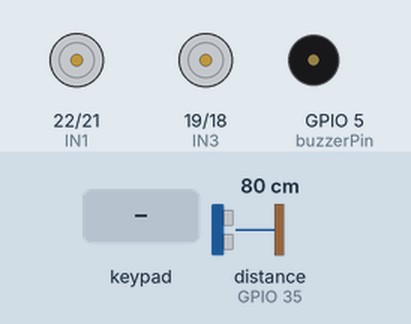
This sketch was run on a simulated ESP32. Shown: motor-driver pin pairs drawn as motors (green arrow = first pin HIGH = forward, orange = second pin HIGH = backward, longer = more drive, scaled by the enable pin), buzzer (waves = sounding). Wiring (inferred from the names in the program): ultrasonic range finder: trigger GPIO 32; echo GPIO 35. The test bench sets the inputs (shaded band); at power-on: distance to the obstacle (sensor on GPIO 35) 80 cm. The echo pulse lasts 58.3 µs per cm; nothing arrives over Bluetooth unless stated.

Above: at 1.2 s.
1.3 s: distance to the obstacle (sensor on GPIO 35) set to 17 cm
2.8 s: distance to the obstacle (sensor on GPIO 35) set to 14 cm
At 4.0 s:
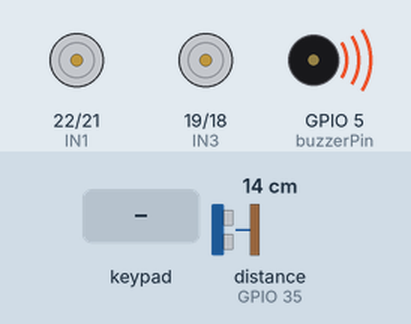
4.3 s: key 'U' pressed
At 4.53 s:
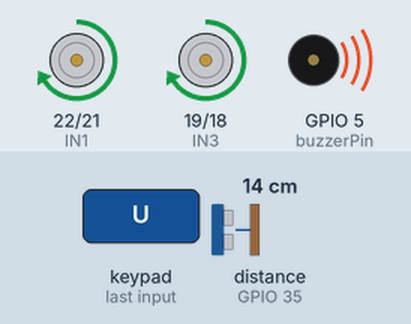
6.2 s: key 'D' pressed
At 6.43 s:
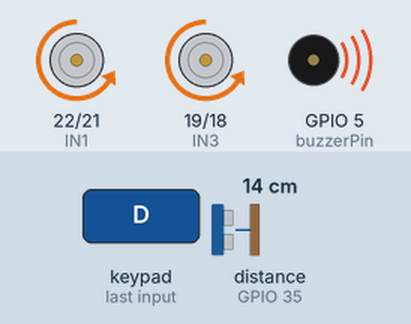
8.1 s: key 'L' pressed
At 8.32 s:
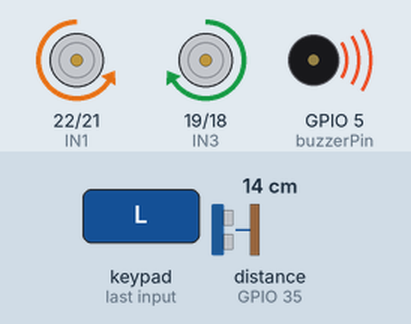
10.0 s: key 'R' pressed
At 10.23 s:
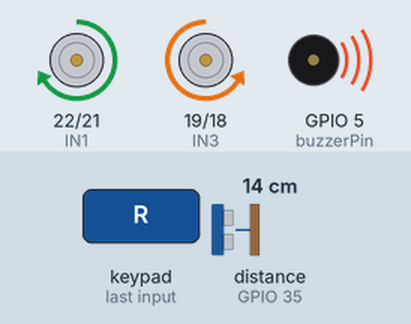
Timing chart, 0 to 12.9 s (numbered marks = the images above; inputs shaded):
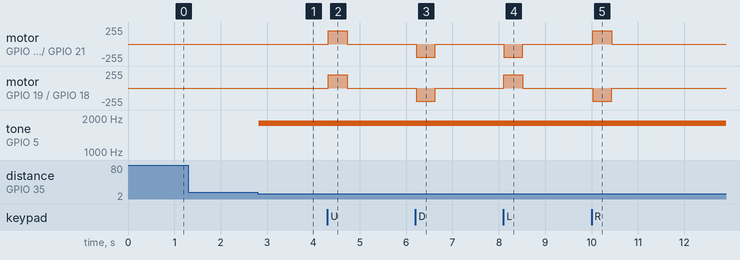

Measured:
- the behaviour switches between 16 and 15 cm on distance to the obstacle (sensor on GPIO 35) (found by bisection; images 0 and 1)
- after the input at 1.3 s, every drawn part: stays the same
- after the input at 2.8 s, tone on GPIO 5 (buzzerPin): silent → 1800 Hz at once
- after the input at 4.3 s, motor on GPIO 22 (IN1) / GPIO 21 (IN2), motor on GPIO 19 (IN3) / GPIO 18 (IN4): stopped → forward 199/255 at once, → stopped 0.41 s later
- after the input at 6.2 s, motor on GPIO 22 (IN1) / GPIO 21 (IN2), motor on GPIO 19 (IN3) / GPIO 18 (IN4): stopped → backward 199/255 at once, → stopped 0.41 s later
- after the input at 8.1 s, motor on GPIO 22 (IN1) / GPIO 21 (IN2): stopped → backward 199/255 at once, → stopped 0.41 s later; motor on GPIO 19 (IN3) / GPIO 18 (IN4): stopped → forward 199/255 at once, → stopped 0.41 s later
- after the input at 10.0 s, motor on GPIO 22 (IN1) / GPIO 21 (IN2): stopped → forward 199/255 at once, → stopped 0.41 s later; motor on GPIO 19 (IN3) / GPIO 18 (IN4): stopped → backward 199/255 at once, → stopped 0.41 s later

The sketch:

prototank-arduino.ino
```cpp
// ===================== LIBRERÍAS =====================
#include <BluetoothSerial.h>
#include <DabbleESP32.h>

// Nombre del dispositivo Bluetooth
BluetoothSerial SerialBT;

// ===================== PINES =====================
// Motores L298N
const int IN1 = 22;
const int IN2 = 21;
const int IN3 = 19;
const int IN4 = 18;
const int ENA = 23;
const int ENB = 17;

// PWM motores
const int pwmFreq = 2000;
const int pwmResolution = 8;
const int pwmChannelA = 0;
const int pwmChannelB = 1;
int baseSpeed = 200;

// Ultrasonido
const int trigPin = 32;
const int echoPin = 35;

// Buzzer (usaremos PWM)
const int buzzerPin = 5;
const int buzzerChannel = 2;


// ===================== SETUP =====================
void setup() {
  Serial.begin(115200);

  SerialBT.enableSSP();
  SerialBT.begin("ProtoTank");

  Dabble.begin("ProtoTank");

  // Motores
  pinMode(IN1, OUTPUT);
  pinMode(IN2, OUTPUT);
  pinMode(IN3, OUTPUT);
  pinMode(IN4, OUTPUT);

  ledcSetup(pwmChannelA, pwmFreq, pwmResolution);
  ledcSetup(pwmChannelB, pwmFreq, pwmResolution);
  ledcAttachPin(ENA, pwmChannelA);
  ledcAttachPin(ENB, pwmChannelB);

  // Ultrasonido
  pinMode(trigPin, OUTPUT);
  pinMode(echoPin, INPUT);

  // Buzzer PWM
  ledcSetup(buzzerChannel, 2000, 8);
  ledcAttachPin(buzzerPin, buzzerChannel);

  stopMotors();
}


// ===================== LOOP =====================
void loop() {
  Dabble.processInput();

  long dist = getDistanceCM();

  //  Alarma automática
  if (dist > 0 && dist < 15) {
    stopMotors();
    ledcWriteTone(buzzerChannel, 1800);  // beep
  }
  else {
    ledcWriteTone(buzzerChannel, 0);     // apaga buzzer
  }

  readGamepad();
  delay(20);
}


// ===================== GAMEPAD =====================
void readGamepad() {

  // Movimiento básico
  if (GamePad.isUpPressed()) moveForward();
  else if (GamePad.isDownPressed()) moveBackward();
  else if (GamePad.isLeftPressed()) turnLeft();
  else if (GamePad.isRightPressed()) turnRight();
  else stopMotors();

  // Ajustar velocidad
  if (GamePad.isSquarePressed()) baseSpeed = constrain(baseSpeed + 20, 0, 255);
  if (GamePad.isCirclePressed()) baseSpeed = constrain(baseSpeed - 20, 0, 255);

  //  BOTÓN TRIANGLE = BUZZER MANUAL
  if (GamePad.isTrianglePressed()) {
    ledcWriteTone(buzzerChannel, 1500);  // tono manual
  }
}


// ===================== MOVIMIENTOS =====================
void moveForward() {
  digitalWrite(IN1, HIGH);
  digitalWrite(IN2, LOW);
  digitalWrite(IN3, HIGH);
  digitalWrite(IN4, LOW);
  ledcWrite(pwmChannelA, baseSpeed);
  ledcWrite(pwmChannelB, baseSpeed);
}

void moveBackward() {
  digitalWrite(IN1, LOW);
  digitalWrite(IN2, HIGH);
  digitalWrite(IN3, LOW);
  digitalWrite(IN4, HIGH);
  ledcWrite(pwmChannelA, baseSpeed);
  ledcWrite(pwmChannelB, baseSpeed);
}

void turnLeft() {
  digitalWrite(IN1, LOW);
  digitalWrite(IN2, HIGH);
  digitalWrite(IN3, HIGH);
  digitalWrite(IN4, LOW);
  ledcWrite(pwmChannelA, baseSpeed);
  ledcWrite(pwmChannelB, baseSpeed);
}

void turnRight() {
  digitalWrite(IN1, HIGH);
  digitalWrite(IN2, LOW);
  digitalWrite(IN3, LOW);
  digitalWrite(IN4, HIGH);
  ledcWrite(pwmChannelA, baseSpeed);
  ledcWrite(pwmChannelB, baseSpeed);
}

void stopMotors() {
  digitalWrite(IN1, LOW);
  digitalWrite(IN2, LOW);
  digitalWrite(IN3, LOW);
  digitalWrite(IN4, LOW);
  ledcWrite(pwmChannelA, 0);
  ledcWrite(pwmChannelB, 0);
}


// ===================== ULTRASONIDO =====================
long getDistanceCM() {
  digitalWrite(trigPin, LOW);
  delayMicroseconds(2);

  digitalWrite(trigPin, HIGH);
  delayMicroseconds(10);
  digitalWrite(trigPin, LOW);

  long duration = pulseIn(echoPin, HIGH, 30000);
  if (duration == 0) return -1;

  return duration * 0.034 / 2;
}
```
